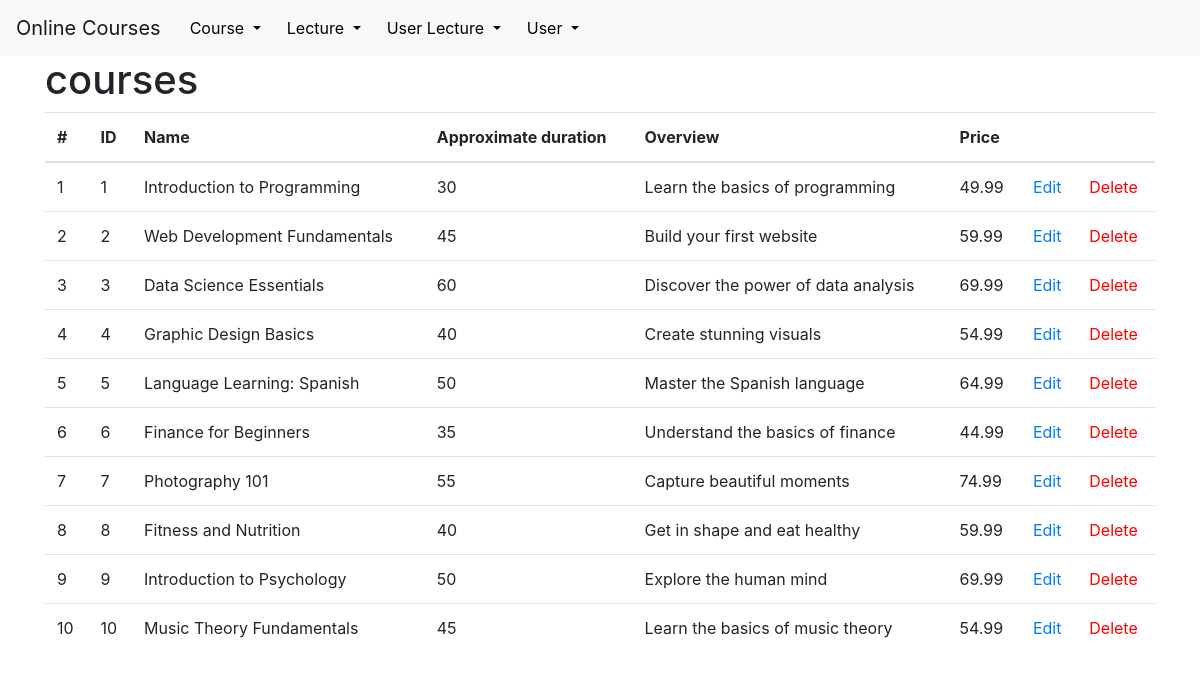
Screenshot of /courses with the database file from the repository.
### tables this page shows
CREATE TABLE courses (
    id INTEGER PRIMARY KEY AUTOINCREMENT,
    name VARCHAR(255) NOT NULL,
    approximate_duration INTEGER NOT NULL,
    overview TEXT NOT NULL,
    price DECIMAL(10, 2) NOT NULL
);

### app.py (the view)
@app.route('/<string:table_name>')
def show(table_name):
    connection = get_db_connection()
    my_class = classAdresses[table_name]
    rows = my_class.select(connection)
    special_attributes = {}
    print(my_class.table_name)
    return render_template('table.html', rows=rows, table_class=my_class,
                           special_attributes=tableFkToDict(my_class.table_name, rows))

### DB_Classes.py (called while the page is built)
    @classmethod
    def select(cls, db_connection, amount=None):
        query = f"SELECT * FROM '{cls.table_name}'"
        if amount is not None:
            query += " LIMIT ?"
            users = db_connection.execute(query, (amount,))
        else:
            users = db_connection.execute(query)
        return users.fetchall()

### app.py (called while the page is built)
def get_db_connection(db = 'database.db'):
    connection = sqlite3.connect(db)
    connection.row_factory = sqlite3.Row
    return connection

@app.template_filter('str')
def toString(value):
    return str(value)

@app.template_filter('table_name')
def getTableName(myClass):
    return myClass.table_name

@app.template_filter('get_attributes')
def getAttributes(myClass):
    return myClass.attributes

@app.template_filter('get_title')
def getTitle(myClass):
    if myClass == User:
        return usersTitle
    elif myClass == Course:
        return coursesTitle
    elif myClass == Lecture:
        return lecturesTitle
    elif myClass == UserLecture:
        return userLecturesTitle

@app.template_filter('get_id')
def getID(myClass):
    return myClass.id

### templates/table.html
{% extends 'base.html' %}
{% block content %}
    <h1>{% block title %} {{ table_class | table_name }} {% endblock %}</h1>
    {% set id = table_class | get_id %}
    <table class="table">
      <thead>
        <tr>
          <th scope="col">#</th>
          {% for attribute in table_class | get_title %}
            <th scope="col">{{ attribute }}</th>
          {% endfor %}
            <th scope="col"></th>
            <th scope="col"></th>
        </tr>
      </thead>
      <tbody>
      {% for row in rows %}
        <tr>
            <td>{{ loop.index }}</td>
            <td>{{ row[id] }}</td>
            {% for attribute in table_class | get_attributes %}
                {% if special_attributes[attribute] is defined %}
                    <td>{{special_attributes[attribute][row[attribute | str]] | str}}</td>
                {% else %}
                    <td>{{ row[attribute | str] }}</td>
                {% endif %}
            {% endfor %}
            <td><a href="{{ url_for('edit', table_name = table_class | table_name, element_id=row['id']) }}">Edit</a></td>
            <td><a href="{{ url_for('delete', table_name = table_class | table_name, element_id=row['id']) }}" class="delete-link">Delete</a></td>
          </tr>
      {% endfor %}
      </tbody>
    </table>
{% endblock %}

### templates/base.html (shortened to what this page needs)
<!doctype html>
<html lang="en">
  <head>
    <link rel="stylesheet" href="https://stackpath.bootstrapcdn.com/bootstrap/4.3.1/css/bootstrap.min.css">
    <link rel="stylesheet" href="{{ url_for('static', filename='css/style.css') }}">
  </head>
  <body>
    <nav class="navbar navbar-expand-md navbar-light bg-light">
        <a class="navbar-brand" href="{{ url_for('index')}}">Online Courses</a>
        <div class="collapse navbar-collapse" id="navbarNav">
            <ul class="navbar-nav">
                <div class="dropdown">
                    <button class="btn btn-secondary dropdown-toggle" type="button" id = "dropdown1" data-toggle="dropdown" aria-haspopup="true" aria-expanded="false">
                        Course
                    </button>
                </div>
                <div class="dropdown">
                    <button class="btn btn-secondary dropdown-toggle" type="button" id = "dropdown4" data-toggle="dropdown" aria-haspopup="true" aria-expanded="false">
                        Lecture
                    </button>
                </div>
                <div class="dropdown">
                    <button class="btn btn-secondary dropdown-toggle" type="button"  id="dropdown2" data-toggle="dropdown" aria-haspopup="true" aria-expanded="false">
                        User Lecture
                    </button>
                </div>
                <div class="dropdown">
                    <button class="btn btn-secondary dropdown-toggle" type="button" id = "dropdown3" data-toggle="dropdown" aria-haspopup="true" aria-expanded="false">
                        User
                    </button>
                </div>
            </ul>
        </div>
    </nav>
    <div class="container">
      {% block content %} {% endblock %}
    </div>
  </body>
</html>

### static/css/style.css (style rules this page uses)
.dropdown-toggle { color: black; background-color: transparent; border-color: transparent; }
.delete-link { color: red; }

### rows the page displays
courses: id "1", name "Introduction to Programming" "30" "Learn the basics of programming" "49.99"
courses: id "2", name "Web Development Fundamentals" "45" "Build your first website" "59.99"
courses: id "3", name "Data Science Essentials" "60" "Discover the power of data analysis" "69.99"
courses: id "4", name "Graphic Design Basics" "40" "Create stunning visuals" "54.99"
courses: id "5", name "Language Learning: Spanish" "50" "Master the Spanish language" "64.99"
courses: id "6", name "Finance for Beginners" "35" "Understand the basics of finance" "44.99"
courses: id "7", name "Photography 101" "55" "Capture beautiful moments" "74.99"
courses: id "8", name "Fitness and Nutrition" "40" "Get in shape and eat healthy" "59.99"
courses: id "9", name "Introduction to Psychology" "50" "Explore the human mind" "69.99"
courses: id "10", name "Music Theory Fundamentals" "45" "Learn the basics of music theory" "54.99"

### other values shown
{{ table_class | table_name }} "courses"
{{ attribute }} "ID" "Name" "Approximate duration" "Overview" "Price"
